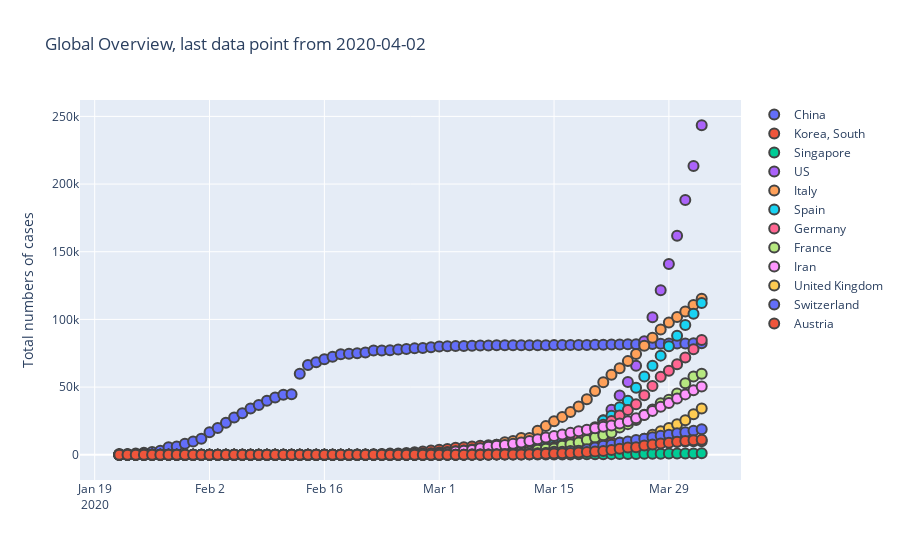

Notebook code cell kept with this figure:
### Code cell
fig = go.Figure()

for country in countries:
    fig.add_trace(go.Scatter(x=world_countries[country][0].index, y=world_countries[country][0], name=country))

fig.update_traces(mode='markers', marker_line_width=2, marker_size=10)
fig.update_layout(title = f" Global Overview, last data point from {c_China.index[-1].date().isoformat()}",
                  yaxis_title='Total numbers of cases')

fig.show();
